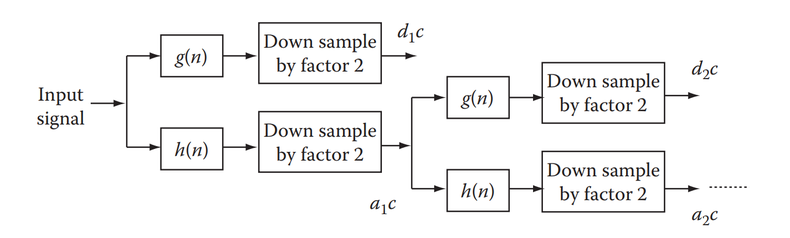
%> input picture 2_DigitalFilterDesign/images/DWT_QMF_Algorithm.png, 790 x 238 px, shrunk from 1359 x 409 before the run
$ octave 5_Wavelets.m   (GNU Octave 9; MATLAB toolbox functions it lacks are replaced by stand-ins)
%> lines starting %> are read from the running program, lines starting %| are printed output that depends on the picture
%% *Digital Filters*
%% Clear the workspace
close all;
clear;
clc;
%% Why STFT is not enough?
% STFT is a powerful tool for analyzing non-stationary signals. However, it
% is not always the best tool for the job. STFT has two main drawbacks:
%
% # The choice of the window length is not obvious. If the window is too
% short, the resolution in the frequency domain is poor(It won't detect any
% special pattern). If the window is too long, the resolution in the time
% domain is poor(It won't distinguish between different events in time).
% # The STFT has the term complex exponential in it. This terms is a priodic
% function and time unlimited. However, in real life signals, we are interested
% in the signal only for a finite time interval. This property of STFT causes
% the spectrum of time limited signals to be unbounded in a wide range of
% frequencies.
%
% * These two drawbacks leads to the need of a new tool for analyzing
% non-stationary signals.
% * We should use different window lengths for different parts of the signal.
% * We should also use a time limited basis function instead of the complex
% exponential. This is where the wavelet transform comes in.
%
%% Replacement of frequency domain
%
% * According to the second drawback of STFT, we need to use a time limited
% basis function instead of the complex exponential. This means that the new
% basis function is not periodic which means that we can't use the
% frequency domain to analyze the signal(Because the frequency domain is
% based on the complex exponential and periodicity).
% * We should analyze what interesting features are captured by the complex
% exponential. The complex exponential is a basis function for the
% frequency domain. If the signal is periodic with the frequency of
% * $f_0$, then the complex exponential will have a peak at $f_0$. the second
% harmonic will have a peak at $2f_0$ and so on.
% * The relations between
% different harmonics is the concept that we should capture in the new
% basis function.
%
% *Warping the time axis* is the key to capture the relations between
% different harmonics. The new basis function should be a time limited
% function that is warped in time. For example if we replace $t$ with
% $2t$ in the original signal $x(t)$, then the second harmoinc will be
% captured in the new signal.
%
% We claim that the main characteristic of harmonic frequencies can be drawn
% from a more general concept that we call _*"scale"*_. The interesting part is
% that unlike frequency that is defined only for periodic signals, scale is
% equally applicable to non-periodic signals. This proves that we have found
% a new concept, i.e., scale, to replace frequency.
%
% Using _scale_ as a variable, the new transform, which will be based on
% time-limited basis function, can be meaningfully applied to both
% time-unlimited and time-limited signals.
%
%% One-dimensional Continuous Wavelet Transform
% The one-dimensional continuous wavelet transform (CWT) of a signal $x(t)$
% is defined as:
%
% $$W_{\Psi, X}(a,b)=\frac{1}{\sqrt{|a|}}\int_{-\infty}^{\infty}x(t)\Psi^*\left(\frac{t-b}{a}\right)dt,a\neq0$$
%
% where $a$ is the scale parameter, $b$ is the translation parameter, and
% $\Psi^*(t)$ is the complex conjugate of the mother wavelet $\Psi(t)$.
%
% A closer look at the definition of the mother wavelet tells that this function
% must be limited in duration and therefore looks like a decaying small wave.
% This is why we call this transform the wavelet transform.
%
% The synthesis equation is:
%
% $$x(t)=\frac{C^{-1}_{\Psi}}{a^2}\int_{-\infty}^{\infty}\int_{-\infty}^{\infty}W_{\Psi, X}(a,b)\Psi\left(\frac{t-b}{a}\right)dadb$$
%
% where $C^{-1}_{\Psi}$ is a constant whose value depends on the exact choice
% of the mother wavelet $\Psi(t)$.
%
% Every choice of the mother wavelet gives a particular CWT, and as a result, we
% are dealing with infinite number of transformations under the same name CWT.
%
%% Mother wavelets
% the mexican hat wavelet is a good choice for the mother wavelet. It is
% defined as:
%
% $$\Psi(t)=\frac{2}{\sqrt{3a}\pi^{1/4}}\left(1-\frac{t^2}{a^2}\right)e^{\frac{-t^2}/{2a^2}}$$
%
% The mexican hat wavelet is also known as the Ricker wavelet.
%
% The waveform of the mexican hat wavelet is shown below:
t = -2:0.01:2;
a = 0.5;
Psi = (2 / (sqrt(3 * a) * pi ^ (1/4))) * (1 - (t .^ 2 / a ^ 2)) ...
    .* exp(-t .^ 2 / (2 * a ^ 2));
figure('Name', 'Mexican Hat Wavelet');
plot(t, Psi, 'LineWidth', 1.5);
title('Mexican Hat Wavelet');
xlabel('Time');
ylabel('Amplitude');
grid on;
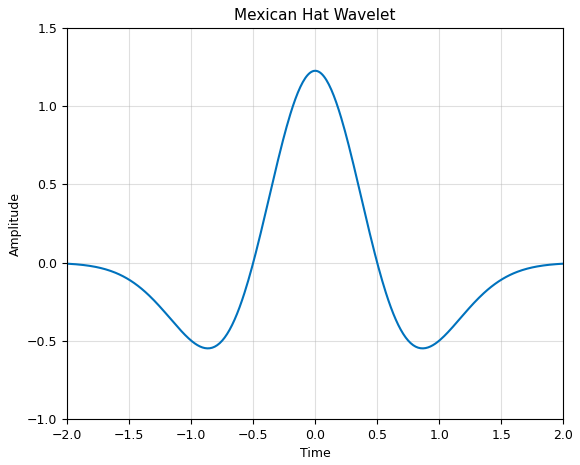
%> figure redrawn from the program's plot data; curve peaks at x = 0, y = 1.23
%%%
% There are many other mother wavelets. The most important ones are:
%
% # Morlet wavelet
% # Haar wavelet
% # Daubechies wavelet
% # Symlet wavelet
% # Coiflet wavelet
% # Meyer wavelet
% # Gaussian wavelet
% # Mexican hat wavelet
% # Shannon wavelet
%
% Daubechies wavelets are the most popular wavelets:
%
% * They are orthogonal wavelets. Orthogonal wavelets are used in image compression.
% * They are indicated by dbX, where X is the number of vanishing moments.
% * The number of vanishing moments is the number of derivatives of the
% wavelet function that are zero at the origin.
% * The more complex the signal, the more vanishing moments are needed to
% capture its features.
%
% To choose the best wavelet for a specific application, we should consider
% the following factors:
%
% # complex mother wavelets are needed for complex signals.
% # the mother wavelet that resembles the general shape of the signal to be
% analyzed would be a more suitable choice.
%
% One of the most important properties of the wavelet transform is the
% area below the wavelet function. The area below the wavelet function
% should be equal to zero. This property is called the zero mean property.
%
% $$\int_{-\infty}^{\infty}\Psi(t)dt=0$$
%
%% One-dimensional Discrete Wavelet Transform
% * A closer look at the CWT reveals that this transformation requires the
% calculations based on all continuous shifts and all continuous scales.
% * This obviously makes the computational complexity of the CWT and the ICWT
% unsuitable for many practically important applications.
% * This leads us to the discrete version of this transform.
%
% We define sampled versions of the scale and translation parameters as:
%
% $$a_{jk}=a_0^j,k=0,1,...,M-1,j=0,1,...,N-1$$
%
% $$b_{jk}=ka_0^jT,k=0,1,...,M-1,j=0,1,...,N-1$$
%
% where $T$ is the sampling time and $a_0$ is a positive nonzero constant.
%
% Also we define mother wavelet as:
%
% $$\Psi_{jk}(t)=\frac{1}{\sqrt{a_{jk}}}\Psi\left(\frac{t-b_{jk}}{a_{jk}}\right)=a_0^{-j/2}\Psi(a_0^{-j}t-kT)$$
%
% Then the coefficients of the discrete wavelet transform (DWT) are defined as:
%
% $$W_{\Psi, X}(j,k)=\int_{-\infty}^{\infty}x(t)\Psi_{jk}^*\left(t\right)dt$$
%
% This makes the DWT somewhat different from the DFT that accepts only discrete
% signals as its input. The synthesis equation is:
%
% $$x(t)=c\sum_{j=0}^{N-1}\sum_{k=0}^{M-1}W_{\Psi, X}(j,k)\Psi_{jk}(t)$$
%
% where $c$ is a constant that depends on the exact choice of the mother wavelet.
%
% The interesting thing about this equation is the fact that we can reconstruct
% the continuous signal directly from a set of discrete coefficients.
%
%% Minimal set of basis functions
% * A relevant question at this point is: _"How to choose the number of basis
% functions for a given signal?"_
% * A frame is a set of basis functions that can be used to decompose a signal.
% * This set can be minimal or nonminimal, i.e., if the number of basis functions
% in the frame is minimal and any other frame would need the same
% number or more basis functions, the frame is called a basis.
%
% Consider the energy of the signal $x(t)$:
%
% $$E_x=\int_{-\infty}^{\infty}|x(t)|^2dt$$
%
% It can be proved that there exist some bounded positive values A and B such that:
%
% $$A\int_{-\infty}^{\infty}|x(t)|^2dt\leq\sum_{j=0}^{N-1}\sum_{k=0}^{M-1}|W_{\Psi, X}(j,k)|^2\leq B\int_{-\infty}^{\infty}|x(t)|^2dt$$
%
% This relation intuitively means that the energy of the wavelet coefficients for a frame
% is bounded on both upper and lower sides by the true energy of the signal.
%
% In the case of a basis (i.e., a minimal frame), the values A and B in the
% aforementioned inequality become the same, i.e., $A = B$.
% This means that for a basis we have
%
% $$\sum_{j=0}^{N-1}\sum_{k=0}^{M-1}|W_{\Psi, X}(j,k)|^2=E_x$$
%
% This indicates the energy of the coefficients is exactly the same as the energy of the
% signal.
% This is a very important property of the wavelet transform.
%
% The next important question to ask here is: "What are the properties of the
% functions that allow the function sets to form a basis?" The most popular
% basis sets are the orthogonal ones, i.e., the function
% sets whose members are orthogonal to each other.
%
%% Discrete Wavelet Transform on Discrete Signals
% # We need to focus on calculating DWT from discrete signals. At this point,
% we assume that the discrete signal, if sampled from a continuous
% signal, has been sampled according to the Nyquist rate (or faster).
% This guarantees that all information of the continuous signal is preserved in
% the discrete signal.
% # The question here is: _"How to form such basis sets systematically?"_
% # The method described next, called Mallat pyramidal algorithm or quadrature
% mirror filter (QMF), allows systematic creation of an unlimited number of
% orthogonal basis sets for DWT.
% # The interesting feature of this method is the fact that the method relies
% only on the choice of a digital low-pass filter $h(n)$, and once this filter
% is chosen, the entire algorithm is rather mechanical and straightforward.
%
% Assuming a digital filter $h(n)$, we form another filter $g(n)$ as follows:
%
% $$g(n)=h(2N-1-n),n=0,1,...,2N-1$$
%
% It can be proved that once $h(n)$ is a low-pass filter, $g(n)$ is a high-pass filter.
%
% The schematic diagram of the Mallat pyramidal algorithm is shown below:
figure('Name', 'Mallat Pyramidal Algorithm');
imshow('./images/DWT_QMF_Algorithm.png');
%%%
% # The first step in transformation is filtering the signal once with the
% low-pass filter $h(n)$ and once with the high-pass filter $g(n)$.
% # Then the filtered versions of the signal are downsampled by a factor of 2.
% This means that every other samples of the signal are preserved and the
% remaining samples are discarded.
%
% We can also ask another relevant question about downsampling: _"How would
% downsampling fit into the general ideas of the DWT?"_
% Without getting into the mathematical details of the process, one can see
% that downsampling somehow creates the description of the signal at a
% different scale and resolution.
% Now we should consider the mother wavelet of QMF algorithm.
% The mother wavelet of the QMF algorithm is defined as:
%
% $$\Psi(n)=\sum_{k=0}^{2N-1}g(k)\Phi(2n-k)$$
%
% where
%
% $$\Phi(n)=\sum_{k=0}^{2N-1}h(k)\Phi(2n-k)$$
%
% * The function $\Phi(n)$ is called the scaling function.
% * The scaling function is a low-pass filter that is used to reconstruct the
% signal from the wavelet coefficients.
% * The scaling function is also called the *father wavelet*.
%
% It can be shown that all popular wavelets are derived from the QMF algorithm.
%
% Now we should ask another question: _"How many decomposition levels are needed
% for a suitable transform?"_ An intuitive criterion to choose the level of the
% decomposition would be continuing decomposition until the highest known
% frequencies in the signal of interest are extracted and identified.
%
% Now we define inverse DWT algorithm. The inverse DWT algorithm is shown below:
figure('Name', 'Inverse DWT Algorithm');
imshow('./images/IDWT_QMF_Algorithm.png');
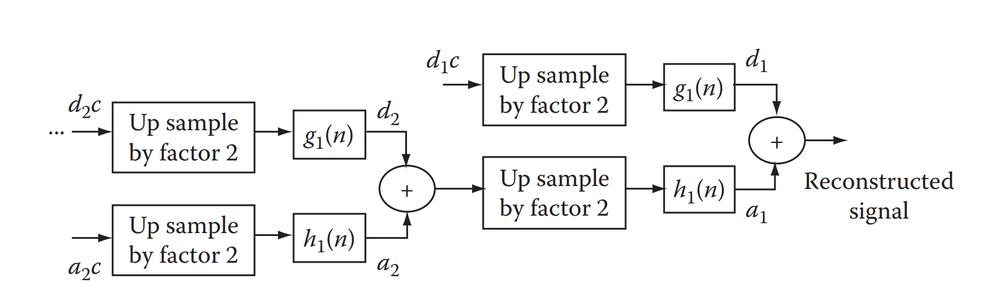
%> input picture 2_DigitalFilterDesign/images/IDWT_QMF_Algorithm.png, 1000 x 297 px, shrunk from 1720 x 511 before the run
%%%
% The inverse DWT algorithm is the reverse of the forward DWT algorithm.
%
% The filters $h(n)$ and $g(n)$ are called the analysis filters.
% The filters $h_1(n)$ and $g_1(n)$ are called the synthesis filters.
% $h_1(n)$ and $g_1(n)$ can be derived from $h(n)$ and $g(n)$:
%
% $$h_1(n)=(-1)^(1-n)h(1-n)$$
%
% and
%
% $$g_1(n)=h(2N-1-n)$$
%
% * An interesting feature of the DWT and IDWT is the possibility of
% reconstructing the signal only based on a few of the levels (scales)
% of decomposition.
% * For example, if we want to extract only the main trend
% of the signal and ignore the medium and fast variations, we can easily
% decompose the signal to several levels using DWT, but use only the first
% (or first few) low-pass components to reconstruct the signal using IDWT.
% This allows bypassing the medium- and high-frequency components.
% * Similarly, if the objective is to extract only the fast variations of signal,
% in the reconstruction phase, we can easily set the coefficients of the low
% frequency (high scales) to zero while calculating the IDWT.
%
%% |wnoise| function
% The |wnoise| function is used to add white noise to a signal.
% The syntax of this function is:
%
% |[x, noisy_x] = wnoise(fun, n, sqrtsnr, seed)|
%
% * |x|: The original signal
% * |noisy_x|: The noisy signal
% * |fun|: The function that generates the signal
% * |n|: The nummber of iterations(power of 2 $log_2(numberOfSamples)$)
% * |sqrtsnr|: The square root of the signal to noise ratio
% * |seed|: The seed of the random number generator
%
N = 8;
loc = linspace(0, 1, 2 ^ N);
Ts = loc(2) - loc(1);
fs = 1 / Ts;
sqrtsnr = 10;
%> (the run ends here)
